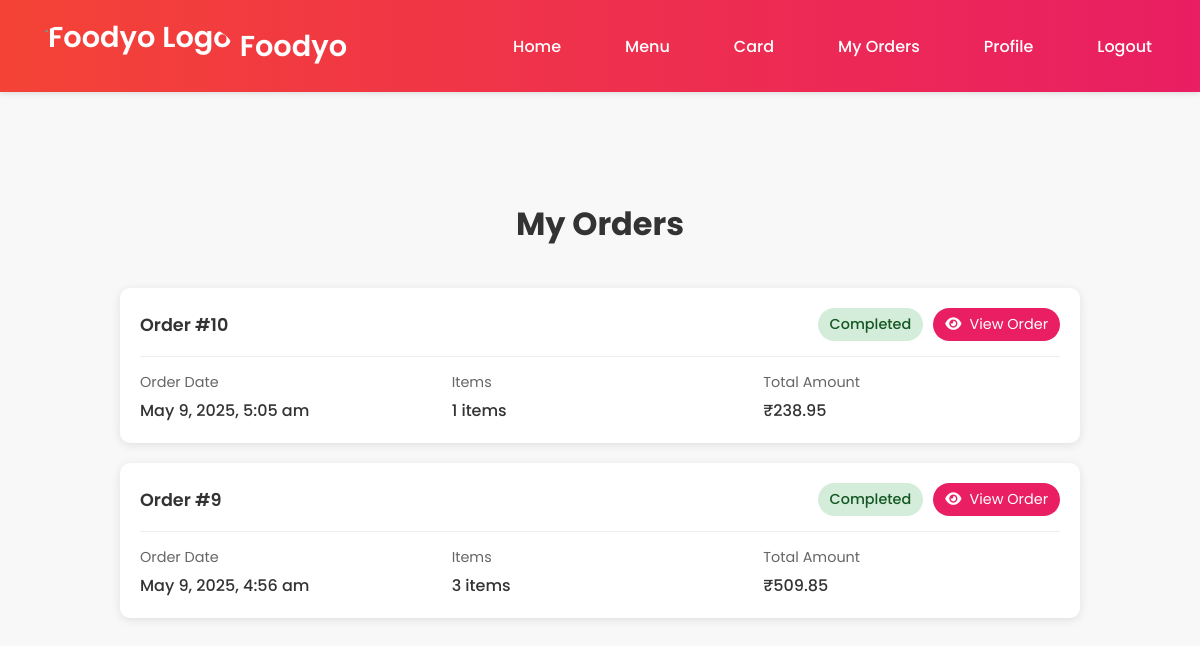
The page /orders.php (signed in) on the database its author committed.
### tables this page shows
CREATE TABLE `orders` (
  `id` int(11) NOT NULL,
  `user_id` int(11) DEFAULT NULL,
  `total_amount` decimal(10,2) NOT NULL,
  `status` enum('pending','processing','delivered','cancelled','completed') DEFAULT 'pending',
  `delivery_address` text NOT NULL,
  `created_at` timestamp NOT NULL DEFAULT current_timestamp()
);

### orders.php (the view, shortened to what this page needs)
<?php
require_once 'config.php';
$user_id = $_SESSION['user_id'];
$orders_query = "SELECT o.*,
                (SELECT COUNT(*) FROM order_items WHERE order_id = o.id) as item_count
                FROM orders o
                WHERE o.user_id = ?
                ORDER BY o.created_at DESC";
$stmt = $conn->prepare($orders_query);
$stmt->bind_param("i", $user_id);
$stmt->execute();
$result = $stmt->get_result();
$orders = [];
while ($order = $result->fetch_assoc()) {
    $orders[] = $order;
}
?>
<!DOCTYPE html>
<html lang="en">
<head>
    <link rel="stylesheet" href="https://cdnjs.cloudflare.com/ajax/libs/font-awesome/6.0.0/css/all.min.css">
    <link rel="stylesheet" href="style.css">
</head>
<body>
    <?php include 'navbar.php'; ?>
    <div class="orders-container">
        <div class="orders-header">
            <h1>My Orders</h1>
        </div>
        <?php if (empty($orders)): ?>
            <div class="empty-orders">
                <i class="fas fa-shopping-bag"></i>
                <h3>No Orders Yet</h3>
                <p>You haven't placed any orders yet.</p>
                <a href="menu.php" class="order-menu-btn">Order Now</a>
            </div>
        <?php else: ?>
            <div class="orders-list">
                <?php foreach ($orders as $order): ?>
                    <div class="order-card">
                        <div class="order-header">
                            <h5>Order #<?php echo $order['id']; ?></h5>
                            <div class="order-actions">
                                <span class="status-badge status-<?php echo strtolower($order['status']); ?>">
                                    <?php echo ucfirst($order['status']); ?>
                                </span>
                                <a href="order_confirmation.php?order_id=<?php echo $order['id']; ?>" class="view-order-btn">
                                    <i class="fas fa-eye"></i> View Order
                                </a>
                            </div>
                        </div>
                        <div class="order-details">
                            <div class="detail-item">
                                <span class="detail-label">Order Date</span>
                                <span class="detail-value"><?php echo date('F j, Y, g:i a', strtotime($order['created_at'])); ?></span>
                            </div>
                            <div class="detail-item">
                                <span class="detail-label">Items</span>
                                <span class="detail-value"><?php echo $order['item_count']; ?> items</span>
                            </div>
                            <div class="detail-item">
                                <span class="detail-label">Total Amount</span>
                                <span class="detail-value">₹<?php echo number_format($order['total_amount'], 2); ?></span>
                            </div>
                        </div>
                    </div>
                <?php endforeach; ?>
            </div>
        <?php endif; ?>
    </div>
</body>
</html>

### style.css (style rules this page uses)
* { margin: 0; padding: 0; box-sizing: border-box; font-family: "Poppins", sans-serif; }
body { background-color: #f8f8f8; padding-top: 80px; }
.orders-list { display: flex; flex-direction: column; gap: 1rem; }
.order-card { background: white; border-radius: 10px; padding: 1.5rem; box-shadow: 0 2px 10px rgba(0, 0, 0, 0.05); transition: transform 0.3s ease; }
.order-header { display: flex; justify-content: space-between; align-items: center; margin-bottom: 1rem; }
.view-order-btn { display: flex; align-items: center; justify-content: center; gap: 0.5rem; padding: 0.8rem; background: #f8f8f8; color: #333; text-decoration: none; border-radius: 8px; transition: all 0.3s ease; }

### orders.php (style rules this page uses)
.orders-container { max-width: 1000px; margin: 100px auto 20px; padding: 20px; }
.orders-header { text-align: center; margin-bottom: 40px; }
.orders-header h1 { font-size: 2rem; color: #333; margin-bottom: 10px; }
.orders-list { display: grid; gap: 20px; }
.order-card { background: white; border-radius: 10px; box-shadow: 0 2px 10px rgba(0,0,0,0.1); padding: 20px; transition: transform 0.3s ease; }
.order-header { display: flex; justify-content: space-between; align-items: center; margin-bottom: 15px; padding-bottom: 15px; border-bottom: 1px solid #eee; }
.order-header h5 { font-size: 1.1rem; font-weight: 600; color: #333; margin: 0; }
.order-actions { display: flex; gap: 10px; align-items: center; }
.status-badge { padding: 6px 12px; border-radius: 20px; font-size: 0.9rem; font-weight: 500; }
.status-completed { background-color: #d4edda; color: #155724; }
.view-order-btn { padding: 6px 12px; background: #e91e63; color: white; border: none; border-radius: 20px; font-size: 0.9rem; cursor: pointer; text-decoration: none; transition: all 0.3s ease; }
.order-details { display: grid; grid-template-columns: repeat(auto-fit, minmax(200px, 1fr)); gap: 15px; }
.detail-item { display: flex; flex-direction: column; }
.detail-label { font-size: 0.9rem; color: #666; margin-bottom: 5px; }
.detail-value { font-weight: 500; color: #333; }

### navbar.php (style rules this page uses)
* { margin: 0; padding: 0; box-sizing: border-box; font-family: 'Poppins', sans-serif; }
body { background-color: #f8f8f8; }

### rows shown on the page
orders: id "10", status "Completed", created_at "May 9, 2025, 5:05 am", item_count "1", total_amount "238.95"
orders: id "9", status "Completed", created_at "May 9, 2025, 4:56 am", item_count "3", total_amount "509.85"
